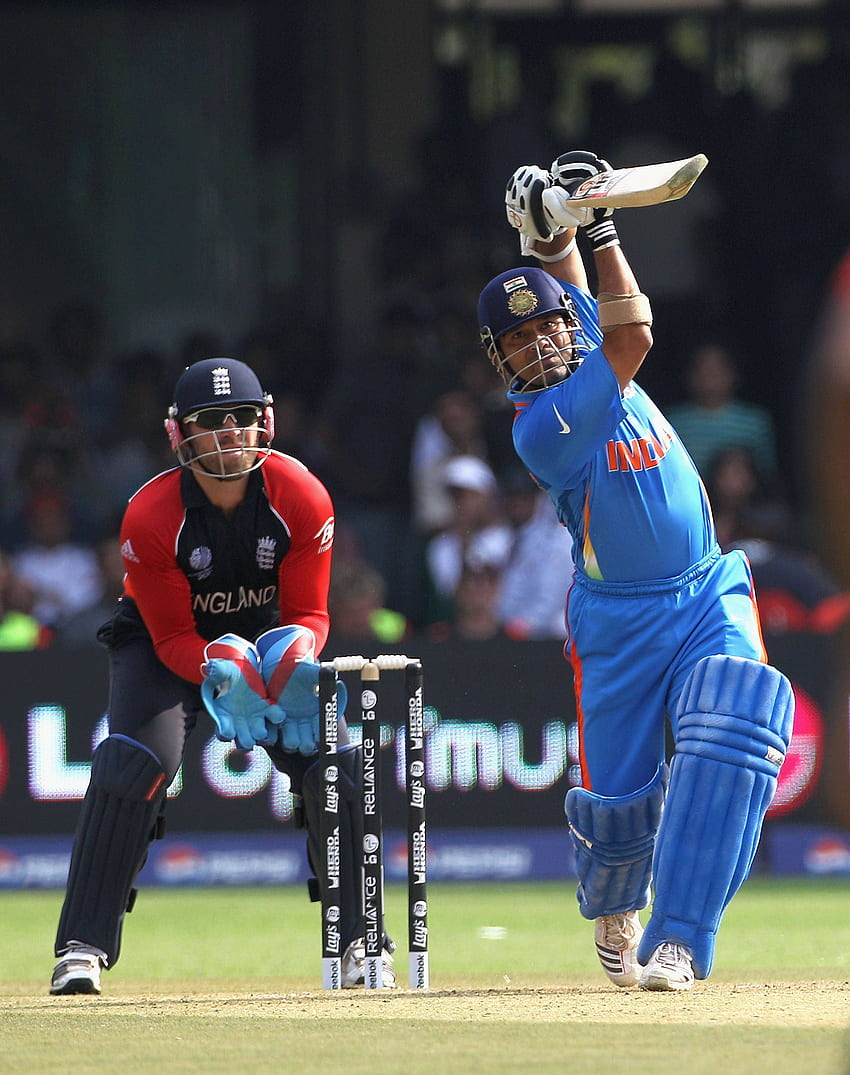
#> input picture images/sachin.jpg, 850 x 1075 px
$ jupyter execute '07 Image Translation.ipynb'
#> lines starting #> are read from the running program, lines starting #| are printed output that depends on the picture
##### Image Transformation

[cell 1]
import numpy as np
import cv2
import matplotlib.pyplot as plt

[cell 2]
img = cv2.imread('images/sachin.jpg')
#> img is the input picture: shape (1075, 850, 3); mean B, G, R 87.5, 83.8, 81

[cell 3]
height, width, _ = img.shape
#> height = 1075; width = 850

##### Define translation matrix

[cell 4]
T = np.float32([[1, 0, width // 4], [0, 1, height // 4]])
#> T = [[1, 0, 212], [0, 1, 268]]

[cell 5]
new_img = cv2.warpAffine(img, T, (width, height))
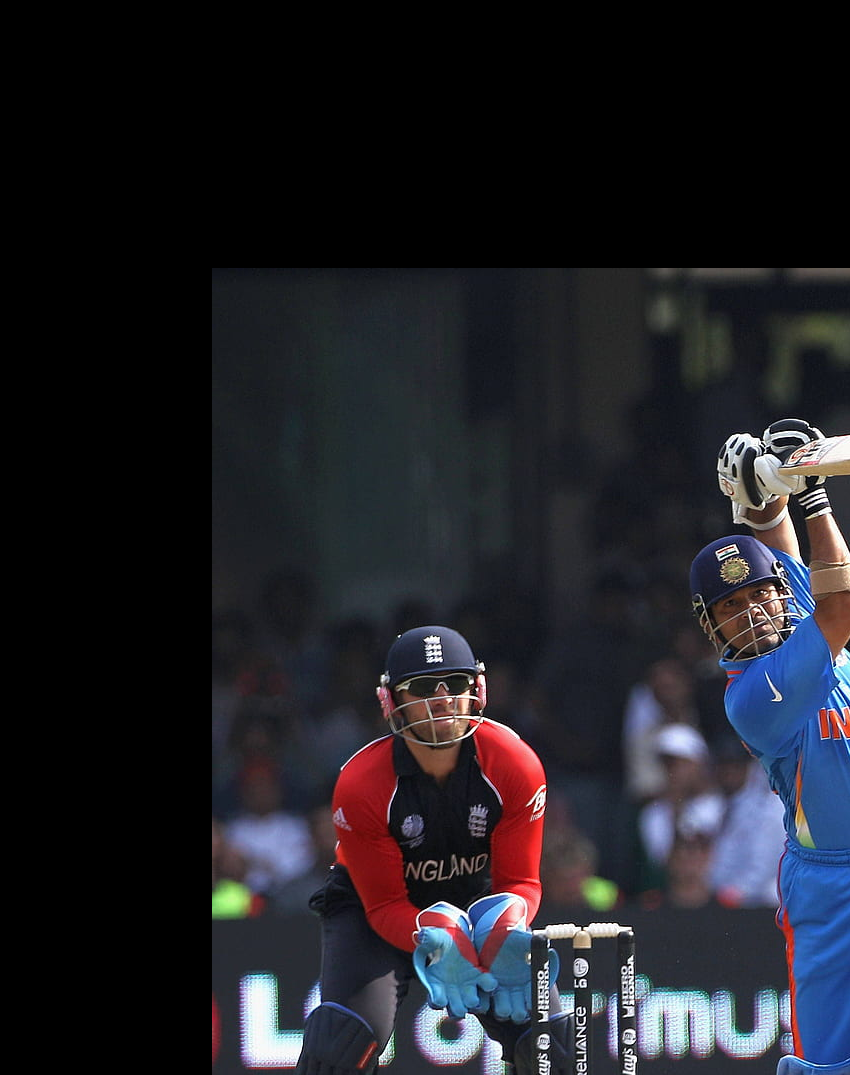
#> new_img: shape (1075, 850, 3); mean B, G, R 39.2, 33, 33.3
plt.imshow(new_img)

[cell 6]
# Define translation matrix
T = np.float32([[1, 0, 50], [0, 1, 100]])
new_img = cv2.warpAffine(img, T, (width, height))
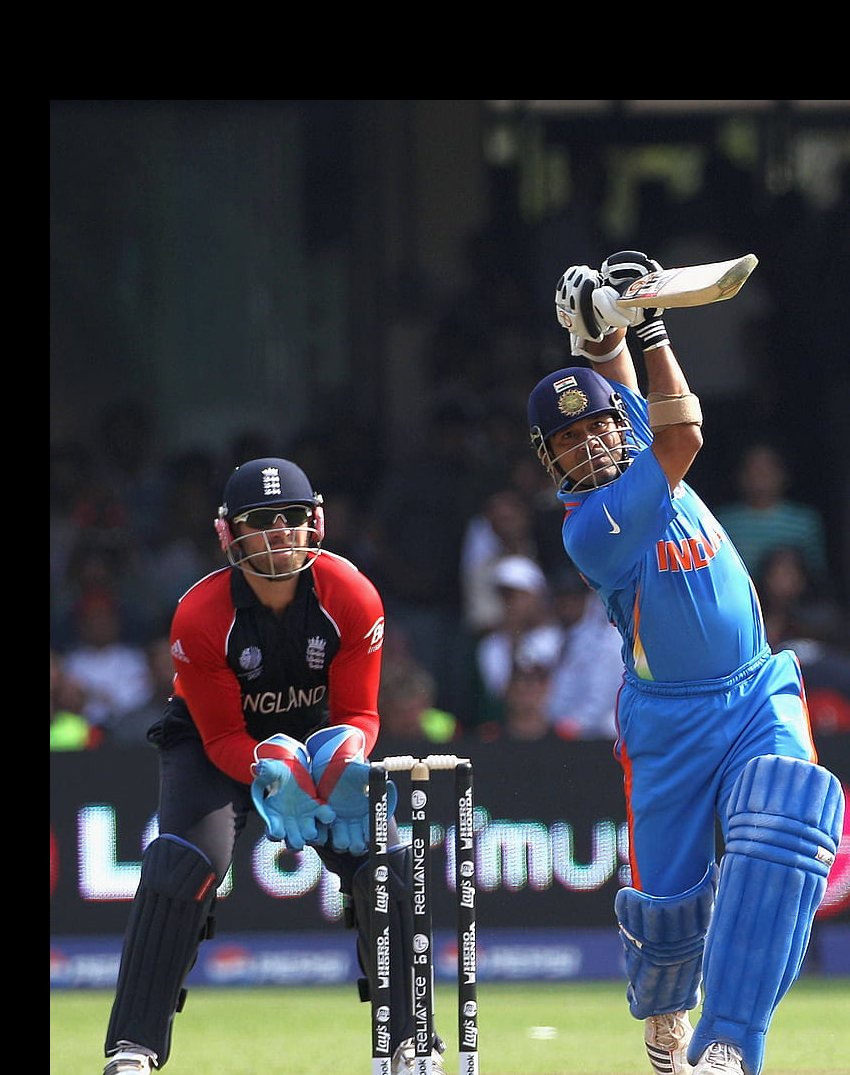
#> new_img: shape (1075, 850, 3); mean B, G, R 70.6, 61.9, 57.9
plt.imshow(new_img)

[cell 7]
# Define translation matrix
T = np.float32([[1, 0, -50], [0, 1, -100]])
new_img = cv2.warpAffine(img, T, (width, height))
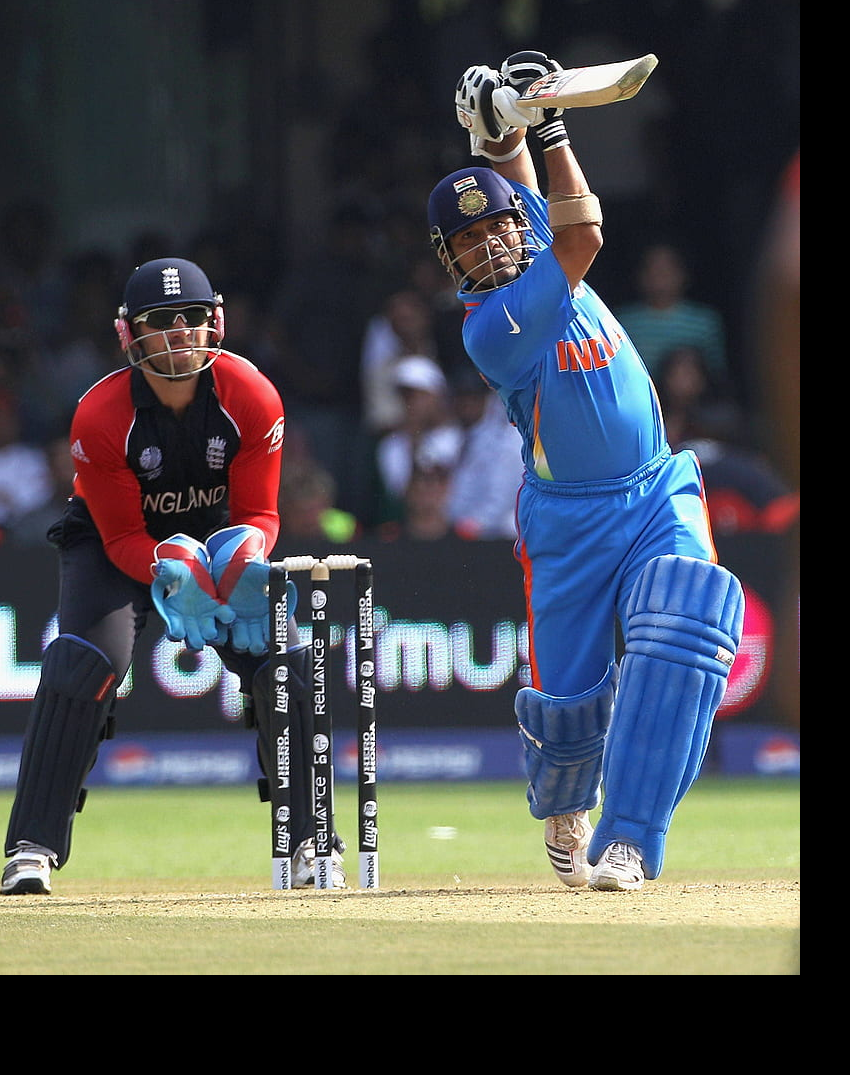
#> new_img: shape (1075, 850, 3); mean B, G, R 79.8, 75.9, 73.5
plt.imshow(new_img)

[cell 8]
# Define translation matrix
T = np.float32([[1, 0, -50], [0, 1, -100]])
new_img = cv2.warpAffine(img, T, (500, 600))
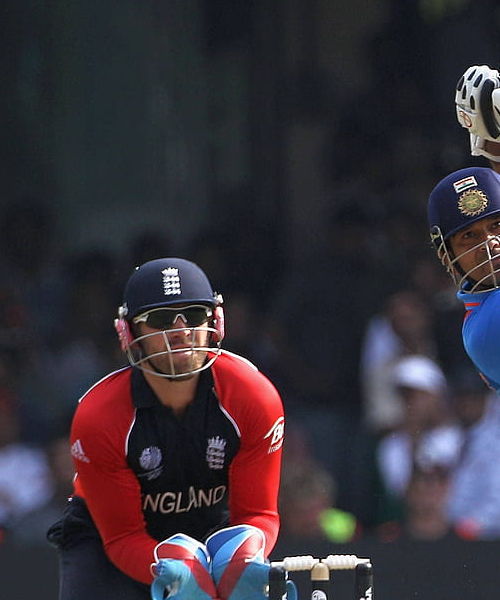
#> new_img: shape (600, 500, 3); mean B, G, R 57.6, 49.5, 56
plt.imshow(new_img)

$ run again, with images/buildings.jpg copied over images/sachin.jpg
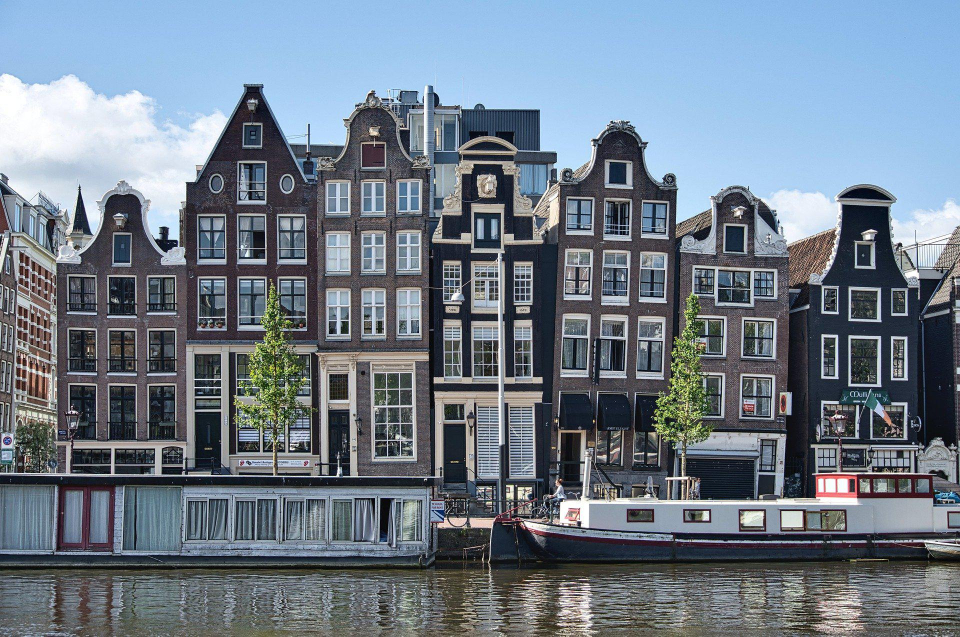
#> input picture images/buildings.jpg, 1920 x 1273 px (shown at 1/2 size)
#> img is the input picture: shape (1273, 1920, 3); mean B, G, R 136.8, 123.9, 111.8
#> `new_img = cv2.warpAffine(img, T, (width, height))`:
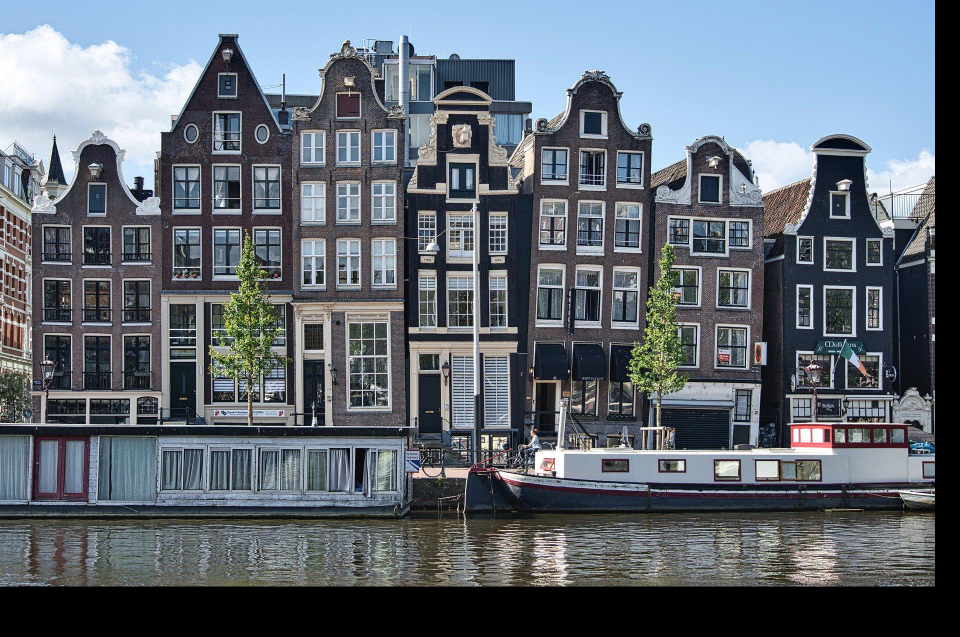
#> new_img: shape (1273, 1920, 3) (shown at 1/2 size); mean B, G, R 114.7, 105.5, 96.9
#> `new_img = cv2.warpAffine(img, T, (500, 600))`:
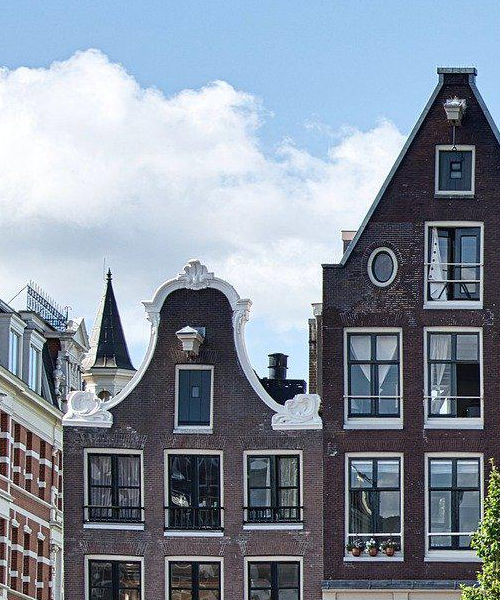
#> new_img: shape (600, 500, 3); mean B, G, R 157.4, 144, 134

$ run again, with images/cat.jpg copied over images/sachin.jpg
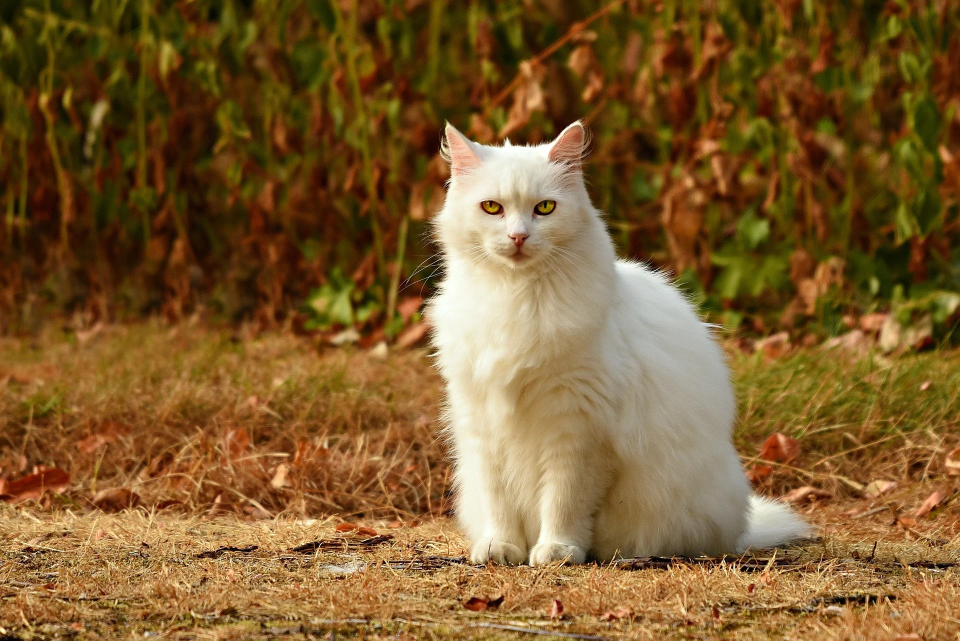
#> input picture images/cat.jpg, 1920 x 1281 px (shown at 1/2 size)
#> img is the input picture: shape (1281, 1920, 3); mean B, G, R 46.3, 92.2, 125.2
#> `new_img = cv2.warpAffine(img, T, (width, height))`:
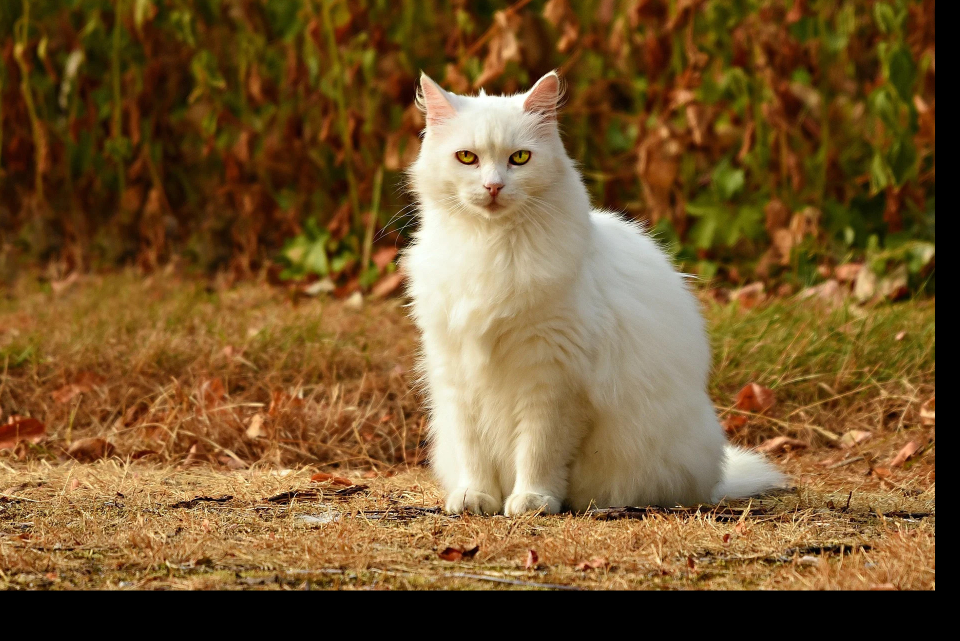
#> new_img: shape (1281, 1920, 3) (shown at 1/2 size); mean B, G, R 45.3, 86.1, 116.5
#> `new_img = cv2.warpAffine(img, T, (500, 600))`:
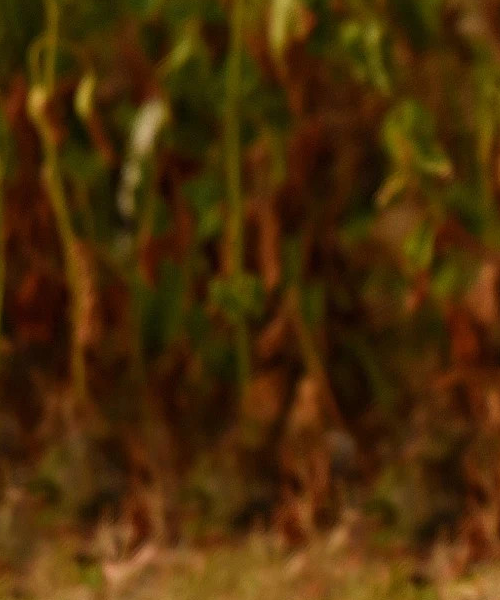
#> new_img: shape (600, 500, 3); mean B, G, R 7.4, 45.2, 75.5
